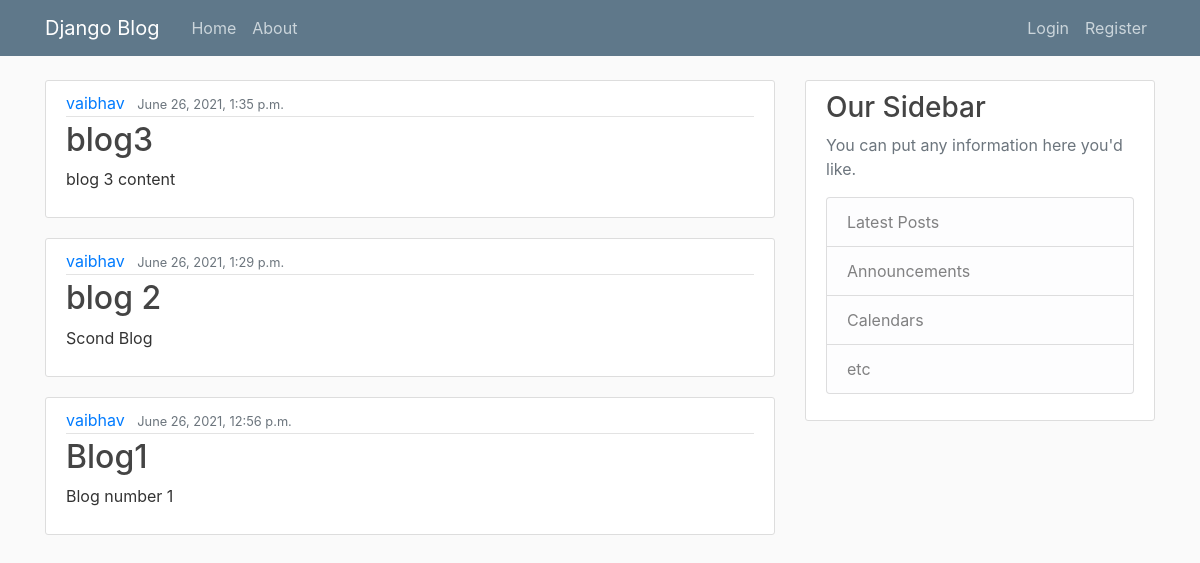
/blog/, run on an earlier commit of the app's database.
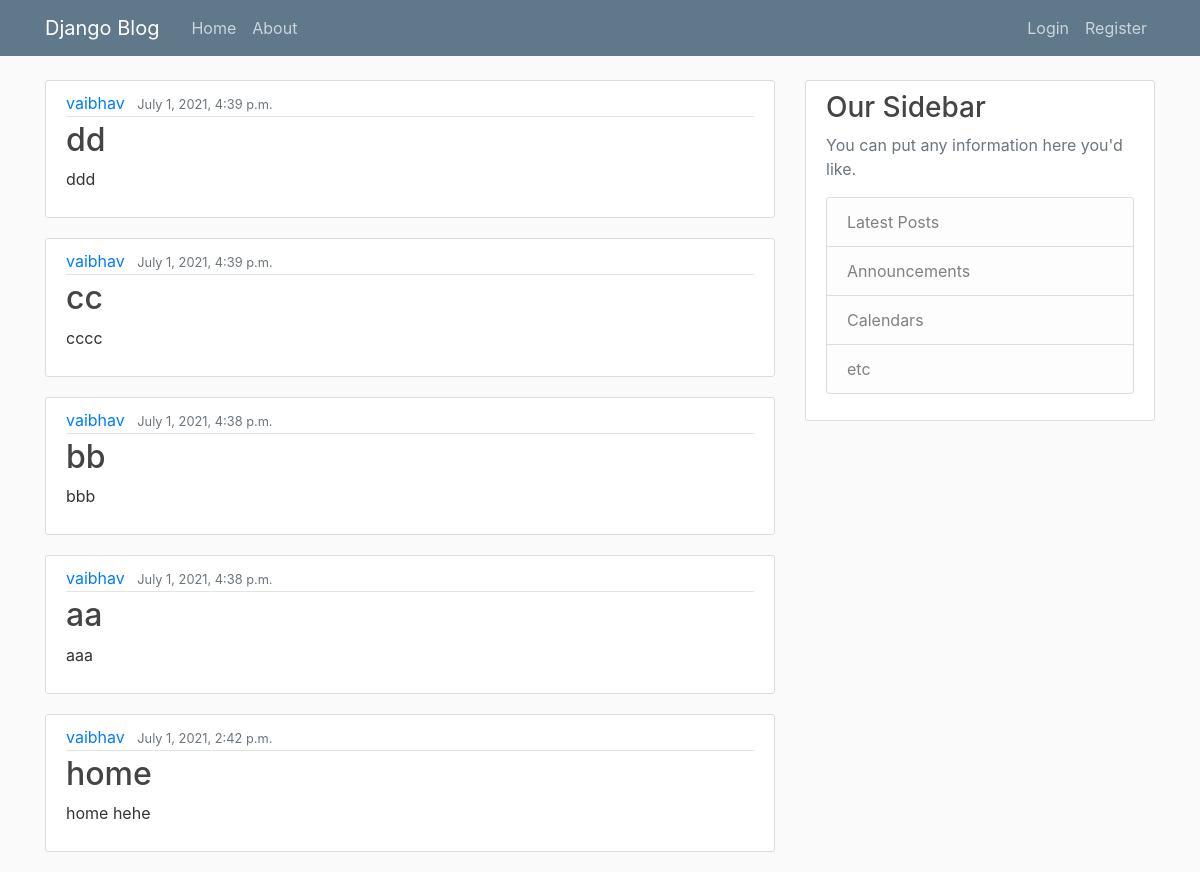
And on a later commit of the database.
### blog/models.py (models this page shows, shortened)
class Post(models.Model):
    title = models.CharField(max_length=100)
    content = models.TextField()
    date_posted = models.DateTimeField(default=timezone.now)
    author = models.ForeignKey(User, on_delete=models.CASCADE)

### blog/views.py (the view)
# urls.py: path('', PostClassView.as_view(),name = 'blogs-home'),
class PostClassView(ListView):
    model = Post
    template_name = 'home.html'
    context_object_name = 'pp'
    ordering = ['-date_posted']
    paginate_by = 5

### blog/templates/home.html
{%extends "common.html"%}
{%block content%}
    {% for post in pp%}
    <article class="media content-section">
        <div class="media-body">
          <div class="article-metadata">
            <a class="mr-2" href="#">{{ post.author }}</a>
            <small class="text-muted">{{ post.date_posted }}</small>
          </div>
          <h2><a class="article-title" href="#">{{ post.title }}</a></h2>
          <p class="article-content">{{ post.content }}</p>
        </div>
      </article>
    {%endfor%}
{%endblock content%}

### blog/templates/common.html (shortened to what this page needs)
{% load static %}
<!DOCTYPE html>
<html lang="en">
<head>
  <link rel="stylesheet" href="https://maxcdn.bootstrapcdn.com/bootstrap/4.0.0/css/bootstrap.min.css"
>
  <link rel="stylesheet" href="{% static 'blog/main.css' %}">
</head>
<body>
  <header class="site-header">
    <nav class="navbar navbar-expand-md navbar-dark bg-steel fixed-top">
      <div class="container">
        <a class="navbar-brand mr-4" href="{% url 'blogs-home' %}">Django Blog</a>
        <div class="collapse navbar-collapse" id="navbarToggle">
          <div class="navbar-nav mr-auto">
            <a class="nav-item nav-link" href="{% url 'blogs-home' %}">Home</a>
            <a class="nav-item nav-link" href="{% url 'blogs-detail' %}">About</a>
          </div>
          <div class="navbar-nav">
            {%if user.is_authenticated%}
            <a class="nav-item nav-link" href="{% url 'create-post'%}">Post</a>
            <a class="nav-item nav-link" href="{% url 'profile'%}">{{user.username}}</a>
            <a class="nav-item nav-link" href="{% url 'logout' %}">Logout</a>
            {%else%}
            <a class="nav-item nav-link" href="{% url 'login' %}">Login</a>
            <a class="nav-item nav-link" href="{% url 'register' %}">Register</a>
            {%endif%}
          </div>
        </div>
      </div>
    </nav>
  </header>
  <main role="main" class="container">
    <div class="row">
      <div class="col-md-8">
        {% block content %}{% endblock %}
      </div>
      <div class="col-md-4">
        <div class="content-section">
          <h3>Our Sidebar</h3>
          <p class='text-muted'>You can put any information here you'd like.
            <ul class="list-group">
              <li class="list-group-item list-group-item-light">Latest Posts</li>
              <li class="list-group-item list-group-item-light">Announcements</li>
              <li class="list-group-item list-group-item-light">Calendars</li>
              <li class="list-group-item list-group-item-light">etc</li>
            </ul>
          </p>
        </div>
      </div>
    </div>
  </main>
</body>
</html>

### blog/static/blog/main.css (style rules this page uses)
body { background: #fafafa; color: #333333; margin-top: 5rem; }
h1, h2, h3, h4, h5, h6 { color: #444444; }
ul { margin: 0; }
.bg-steel { background-color: #5f788a; }
.site-header .navbar-nav .nav-link { color: #cbd5db; }
.content-section { background: #ffffff; padding: 10px 20px; border: 1px solid #dddddd; border-radius: 3px; margin-bottom: 20px; }
.article-title { color: #444444; }
.article-content { white-space: pre-line; }
.article-metadata { padding-bottom: 1px; margin-bottom: 4px; border-bottom: 1px solid #e3e3e3 }

What changed in the data, as far as the page shows it:
no longer on this page (row unchanged): Post: author "vaibhav", date_posted "June 26, 2021, 1:35 p.m.", title "blog3", content "blog 3 content"
no longer on this page (row unchanged): Post: author "vaibhav", date_posted "June 26, 2021, 1:29 p.m.", title "blog 2", content "Scond Blog"
no longer on this page (row unchanged): Post: author "vaibhav", date_posted "June 26, 2021, 12:56 p.m.", title "Blog1", content "Blog number 1"
added Post: author "vaibhav", date_posted "July 1, 2021, 4:39 p.m.", title "dd", content "ddd"
added Post: author "vaibhav", date_posted "July 1, 2021, 4:39 p.m.", title "cc", content "cccc"
added Post: author "vaibhav", date_posted "July 1, 2021, 4:38 p.m.", title "bb", content "bbb"
added Post: author "vaibhav", date_posted "July 1, 2021, 4:38 p.m.", title "aa", content "aaa"
added Post: author "vaibhav", date_posted "July 1, 2021, 2:42 p.m.", title "home", content "home hehe"
